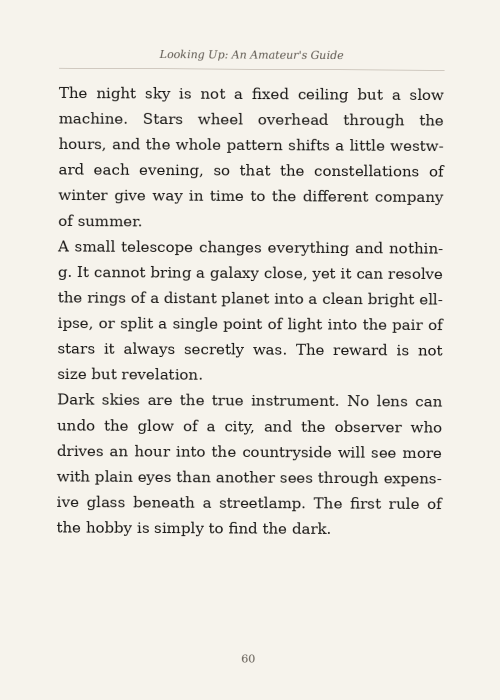
#> input picture evals/samples/astronomy-instruction-clean-60.png, 1000 x 1400 px, given in place of sailing-marker-clean.png, which was not available (shown at 1/2 size)
$ python augment_dataset.py
#> lines starting #> are read from the running program, lines starting #| are printed output that depends on the picture; pictures that were not available may be replaced by others from this repository, and a replacement may not be noted
#> (reads evals/samples/dataset.json from the repository)
#> in _augment_record, page is the input picture: PIL image 1000x1400 RGB; mean R, G, B 235.3, 232.3, 225.6
### evals/generate_dataset.py
#!/usr/bin/env python3
"""Generate a synthetic-realistic highlight-extraction dataset.

Renders book-like pages from ORIGINAL neutral prose (see ``passages.py``) with a
justified serif body, running header, and page number, then composites *actual*
visual highlights (translucent marker strokes, pen underlines, margin brackets)
over a known character span, and finally applies photo-realism degradations
(quad warp, rotation, brightness gradient, blur, noise, glare, low light).

Ground truth is known by construction: the full page text, the exact highlight
text, its character span, the page number, and category labels. Everything is
seeded per case, so regeneration is deterministic.
"""

from __future__ import annotations

import json
import math
import random
from dataclasses import dataclass, field
from pathlib import Path
from zlib import crc32

from PIL import Image, ImageChops, ImageDraw, ImageEnhance, ImageFilter, ImageFont

from evals.passages import PASSAGES, Passage

# --- Page geometry ---------------------------------------------------------
PAGE_W = 1000
PAGE_H = 1400
MARGIN_L = 115
MARGIN_R = 115
MARGIN_TOP = 170
TEXT_W = PAGE_W - MARGIN_L - MARGIN_R
PAPER = (246, 243, 236)
INK = (28, 26, 24)

FONT_REGULAR = "/usr/share/fonts/truetype/dejavu/DejaVuSerif.ttf"
FONT_ITALIC = "/usr/share/fonts/truetype/dejavu/DejaVuSerif-Italic.ttf"


@dataclass
class Word:
    """One logical word with its char span in full_text and rendered fragments.

    A hyphenated word has two fragment boxes on two lines but a single char span.
    """

    text: str
    start: int
    end: int
    para: int
    frags: list[tuple[float, float, float, float]] = field(default_factory=list)
    hyphenated: bool = False


# [180 lines left out: functions _build_text, _best_split, _layout_and_draw, render_page, _frag_boxes, composite_marker and 2 more, not called in this run]


# --- Photo-realism degradations -------------------------------------------
def _small_gradient(size: tuple[int, int], rng: random.Random, dark: float) -> Image.Image:
    """A low-res radial darkening mask upscaled to full size (cheap vignette/shadow)."""
    w, h = size
    sw, sh = 48, max(1, int(48 * h / w))
    cx, cy = rng.uniform(0.2, 0.8), rng.uniform(0.2, 0.8)
    data: list[int] = []
    for y in range(sh):
        for x in range(sw):
            dx, dy = (x / sw - cx), (y / sh - cy)
            d = math.hypot(dx, dy) / 1.15
            v = 1.0 - (1.0 - dark) * min(1.0, d)
            data.append(int(max(0, min(255, v * 255))))
    small = Image.new("L", (sw, sh))
    small.putdata(data)
    return small.resize(size, Image.Resampling.BILINEAR)


# [4 lines left out: function _brightness_gradient, not called in this run]


def _add_glare(img: Image.Image, rng: random.Random) -> Image.Image:
    overlay = Image.new("RGBA", img.size, (0, 0, 0, 0))
    d = ImageDraw.Draw(overlay)
    w, h = img.size
    cx, cy = rng.uniform(0.2, 0.8) * w, rng.uniform(0.12, 0.6) * h
    rx, ry = rng.uniform(0.14, 0.3) * w, rng.uniform(0.09, 0.19) * h
    d.ellipse(
        [cx - rx, cy - ry, cx + rx, cy + ry],
        fill=(255, 255, 246, rng.randint(55, 105)),
    )
    overlay = overlay.filter(ImageFilter.GaussianBlur(28))
    return Image.alpha_composite(img.convert("RGBA"), overlay).convert("RGB")


# [47 lines left out: functions _add_noise, _rotate, _warp_quad, degrade, not called in this run]


# --- Case specs ------------------------------------------------------------
@dataclass
class CaseSpec:
    id: str
    passage: str
    instruction: str
    modality: str  # marker | underline | instruction | none
    difficulty: str  # clean | warped | degraded
    density: str  # short | dense
    highlight: str | None = None  # verbatim phrase; None for instruction-only/negative
    edge_case: str | None = None
    is_negative: bool = False
    page_number: str | None = None
    add_bracket: bool = False
    hyphen_target: bool = False  # locate a hyphenated word and highlight around it


def _seed(case_id: str) -> int:
    return crc32(case_id.encode()) & 0xFFFFFFFF


# [10 lines left out: function _hyphen_span, not called in this run]


CASE_SPECS: list[CaseSpec] = []


# [404 lines left out: functions _register_core, _register_instruction_only, _register_dense, _register_edge, _register_negative, build_specs and 2 more, not called in this run]


# [2 lines that do not run on import are left out]

### evals/augment_dataset.py
#!/usr/bin/env python3
"""Additive phone-photo augmentation pass for the synthetic eval dataset.

The W1 generator (:mod:`evals.generate_dataset`) renders full-frame book pages
with composited highlights and light photo-realism degradation. Those 48 cases
are *clean-render flattery*: the page fills the frame, sits square, and is evenly
lit. Real phone photos are messier — the page sits on a desk with context around
it, tilted, keystoned by the camera angle, and lit unevenly with a colour cast.

This module takes the *already-rendered* parent page images and their known
ground truth and produces harder variants **without touching the text**:

1. Background compositing (wood desk / fabric / dark table / cluttered gradient),
   page occupying 70-95% of the frame, offset and rotated.
2. Rotation up to +/-15 deg with background fill.
3. Perspective / keystone stronger than the generator's quad warp.
4. Photometric: colour-temperature shift, uneven exposure, vignette, sensor
   noise, slight motion blur, and (on hard) a soft glare.

Graded easy / medium / hard. Everything is seeded from the augmented case id, so
regeneration is byte-deterministic. Ground truth (``full_text``, highlight text,
char span, page number, and every parent category label) is inherited verbatim:
the geometry and photometrics never move a glyph relative to the page, and the
page is never occluded (backgrounds sit *behind* it; photometrics are global and
translucent), so the parent's labels remain correct by construction.

Augmented cases are ADDITIVE (see decision D4): the 48 originals and their PNGs
are never regenerated. New cases get ids ``{parent_id}-aug-{level}`` plus a
``parent_id`` field and an ``augmentation:{level}`` category tag, while keeping
all the parent's other labels so rollups slice both ways.
"""

from __future__ import annotations

import json
import math
import random
from dataclasses import dataclass
from pathlib import Path
from zlib import crc32

import numpy as np
from PIL import Image, ImageDraw, ImageFilter

# Reuse the W1 photo-realism machinery rather than pull in opencv/Albumentations.
# (Noise is regenerated with a seeded numpy RNG instead of PIL's Image.effect_noise,
# which draws from an internal RNG that Python's `random.seed` can't control — so
# reusing it would break byte-for-byte determinism.)
from evals.generate_dataset import _add_glare, _small_gradient

# --- Frame geometry --------------------------------------------------------
# Parent pages render at 1000x1400. The frame is a bit larger and phone-ish so
# the page can occupy 70-95% of it with real background context around the edge.
FRAME_W = 1280
FRAME_H = 1600
FRAME = (FRAME_W, FRAME_H)
# The page's four corners are always kept at least this many px inside the frame,
# so no part of the page (hence no text) is ever clipped by the frame edge.
FRAME_MARGIN = 24

BACKGROUNDS = ("wood", "fabric", "dark", "cluttered")


def _gray_noise(size: tuple[int, int], sigma: float, seed: int) -> Image.Image:
    """A deterministic single-channel Gaussian-noise image (mean 128).

    Seeded via numpy so ``seed`` fully determines the pixels — unlike PIL's
    ``Image.effect_noise``, which is not controllable from ``random.seed``.
    """
    w, h = size
    gen = np.random.default_rng(seed)
    arr = np.clip(gen.normal(128.0, sigma, (h, w)), 0, 255).astype(np.uint8)
    return Image.fromarray(arr, "L")


def _add_noise(img: Image.Image, rng: random.Random, sigma: float) -> Image.Image:
    """Blend seeded grayscale sensor noise over ``img`` (11% opacity, like W1)."""
    noise = _gray_noise(img.size, sigma, rng.randint(0, 2**31 - 1))
    noise_rgb = Image.merge("RGB", (noise, noise, noise))
    return Image.blend(img.convert("RGB"), noise_rgb, alpha=0.11)


@dataclass(frozen=True)
class Level:
    """Augmentation parameter envelope for one difficulty grade."""

    occupancy: tuple[float, float]  # page's fitted fraction of the frame
    rotation_deg: float  # max abs rotation
    keystone: tuple[float, float]  # perspective edge-compression fraction
    jitter: float  # translation jitter as a fraction of frame size
    temp: float  # colour-temperature strength
    exposure: tuple[float, float]  # (min, max) multiplier across the gradient
    vignette: float  # darkest multiplier at the frame corners (1.0 = none)
    noise: tuple[float, float]  # sensor-noise sigma range
    motion: int  # motion-blur kernel length in px (0 = none)
    blur: float  # gaussian blur radius
    glare: bool  # add a soft specular glare


LEVELS: dict[str, Level] = {
    "easy": Level(
        occupancy=(0.85, 0.95),
        rotation_deg=5.0,
        keystone=(0.00, 0.04),
        jitter=0.03,
        temp=0.03,
        exposure=(0.92, 1.06),
        vignette=0.90,
        noise=(3.0, 6.0),
        motion=0,
        blur=0.0,
        glare=False,
    ),
    "medium": Level(
        occupancy=(0.78, 0.90),
        rotation_deg=10.0,
        keystone=(0.03, 0.09),
        jitter=0.05,
        temp=0.06,
        exposure=(0.82, 1.14),
        vignette=0.80,
        noise=(6.0, 10.0),
        motion=4,
        blur=0.5,
        glare=False,
    ),
    "hard": Level(
        occupancy=(0.70, 0.85),
        rotation_deg=15.0,
        keystone=(0.07, 0.15),
        jitter=0.07,
        temp=0.10,
        exposure=(0.72, 1.20),
        vignette=0.64,
        noise=(10.0, 16.0),
        motion=8,
        blur=1.0,
        glare=True,
    ),
}

# Representative parents: cover marker / underline / instruction / negative,
# clean + dense, plus the hyphenated / repeated-phrase / multi-sentence edges.
# All are clean-difficulty bases so the augmentation is the only degradation
# stacked on top (an honest measurement of augmentation-only effect).
PARENT_IDS: list[str] = [
    "sailing-marker-clean",  # marker / short
    "tides-marker-clean",  # marker / short
    "beekeeping-underline-clean",  # underline / short
    "gardening-instruction-clean-31",  # instruction-only
    "gardening-negative-clean",  # negative (modality:none)
    "printing-marker-clean-141-x",  # marker / dense
    "printing-underline-clean-140-x",  # underline / dense
    "cartography-hyphen-clean",  # edge:hyphenated
    "sailing-repeated-clean",  # edge:repeated-phrase
    "astronomy-multisentence-clean",  # edge:multi-sentence
]


def _seed(case_id: str) -> int:
    return crc32(case_id.encode()) & 0xFFFFFFFF


Corner = tuple[float, float]
Quad = tuple[Corner, Corner, Corner, Corner]


# --- Placement geometry ----------------------------------------------------
def _rotate_pt(x: float, y: float, cos: float, sin: float) -> Corner:
    return (x * cos - y * sin, x * sin + y * cos)


def page_placement(
    frame: tuple[int, int],
    page: tuple[int, int],
    level: Level,
    rng: random.Random,
) -> Quad:
    """Return the page's four destination corners inside the frame.

    Order is (TL, TR, BR, BL), matching the page source corners
    ``(0,0), (pw,0), (pw,ph), (0,ph)``. The page is scaled to a fraction of the
    frame, rotated, keystoned, and jittered — then a deterministic shrink-to-fit
    step guarantees all four corners land within ``FRAME_MARGIN`` of every edge,
    so the whole page (and its text) is always fully inside the frame.
    """
    fw, fh = frame
    pw, ph = page

    occ = rng.uniform(*level.occupancy)
    fit = occ * min(fw / pw, fh / ph)
    hw, hh = pw * fit / 2.0, ph * fit / 2.0

    # Local corners about the page centre, before perspective/rotation.
    local = [(-hw, -hh), (hw, -hh), (hw, hh), (-hw, hh)]

    # Keystone: compress one edge toward the centre to fake a camera tilt.
    k = rng.uniform(*level.keystone)
    edge = rng.choice(("top", "bottom", "left", "right"))
    if edge == "top":
        local[0] = (local[0][0] + k * hw, local[0][1])
        local[1] = (local[1][0] - k * hw, local[1][1])
    elif edge == "bottom":
        local[3] = (local[3][0] + k * hw, local[3][1])
        local[2] = (local[2][0] - k * hw, local[2][1])
    elif edge == "left":
        local[0] = (local[0][0], local[0][1] + k * hh)
        local[3] = (local[3][0], local[3][1] - k * hh)
    else:  # right
        local[1] = (local[1][0], local[1][1] + k * hh)
        local[2] = (local[2][0], local[2][1] - k * hh)

    # Rotation about the centre.
    theta = math.radians(rng.uniform(-level.rotation_deg, level.rotation_deg))
    cos, sin = math.cos(theta), math.sin(theta)
    rotated = [_rotate_pt(x, y, cos, sin) for x, y in local]

    # Translation: frame centre plus a jitter.
    cx = fw / 2.0 + rng.uniform(-level.jitter, level.jitter) * fw
    cy = fh / 2.0 + rng.uniform(-level.jitter, level.jitter) * fh
    corners = [(x + cx, y + cy) for x, y in rotated]

    corners = _fit_inside(corners, fw, fh, FRAME_MARGIN)
    tl, tr, br, bl = corners
    return (tl, tr, br, bl)


def _fit_inside(corners: list[Corner], fw: int, fh: int, margin: int) -> list[Corner]:
    """Scale toward the centroid (if needed) then translate so every corner sits
    within ``[margin, dim - margin]`` on both axes. Deterministic, no randomness."""
    xs = [c[0] for c in corners]
    ys = [c[1] for c in corners]
    bw, bh = max(xs) - min(xs), max(ys) - min(ys)
    avail_w, avail_h = fw - 2 * margin, fh - 2 * margin

    scale = min(1.0, avail_w / bw if bw > 0 else 1.0, avail_h / bh if bh > 0 else 1.0)
    if scale < 1.0:
        gx = sum(xs) / len(xs)
        gy = sum(ys) / len(ys)
        corners = [(gx + (x - gx) * scale, gy + (y - gy) * scale) for x, y in corners]
        xs = [c[0] for c in corners]
        ys = [c[1] for c in corners]

    dx = 0.0
    if min(xs) < margin:
        dx = margin - min(xs)
    elif max(xs) > fw - margin:
        dx = (fw - margin) - max(xs)
    dy = 0.0
    if min(ys) < margin:
        dy = margin - min(ys)
    elif max(ys) > fh - margin:
        dy = (fh - margin) - max(ys)
    return [(x + dx, y + dy) for x, y in corners]


def _perspective_coeffs(dst: Quad, src: Quad) -> list[float]:
    """8 PIL PERSPECTIVE coefficients mapping output ``dst`` corners back to input
    ``src`` corners (PIL samples input at ``coeffs`` applied to each output pixel)."""
    a = []
    b = []
    for (xd, yd), (xs, ys) in zip(dst, src, strict=True):
        a.append([xd, yd, 1, 0, 0, 0, -xs * xd, -xs * yd])
        a.append([0, 0, 0, xd, yd, 1, -ys * xd, -ys * yd])
        b.append(xs)
        b.append(ys)
    coeffs = np.linalg.solve(np.array(a, dtype=float), np.array(b, dtype=float))
    return coeffs.tolist()


# --- Procedural backgrounds ------------------------------------------------
def _linear_ramp(size: tuple[int, int], angle: float) -> np.ndarray:
    """A 0..1 linear gradient across ``angle`` radians, shape (h, w)."""
    w, h = size
    xs = np.linspace(-1.0, 1.0, w)
    ys = np.linspace(-1.0, 1.0, h)
    gx, gy = np.meshgrid(xs, ys)
    proj = gx * math.cos(angle) + gy * math.sin(angle)
    span = float(np.ptp(proj))
    return (proj - proj.min()) / (span or 1.0)


def _make_background(kind: str, size: tuple[int, int], rng: random.Random) -> Image.Image:
    """A procedurally generated RGB background frame."""
#> called with kind = 'dark', size = (1280, 1600)
    w, h = size
    seed = rng.randint(0, 2**31 - 1)
    if kind == "wood":
        base = np.array([rng.randint(120, 165), rng.randint(80, 110), rng.randint(45, 70)])
        ramp = _linear_ramp(size, rng.uniform(0, math.pi))[:, :, None]
        img = base[None, None, :] * (0.82 + 0.28 * ramp)
        # Vertical plank grain: stacked sinusoids along x.
        xs = np.arange(w)
        grain = np.zeros(w)
        for freq, amp in ((0.05, 10), (0.017, 16), (0.006, 22)):
            grain += amp * np.sin(freq * xs + rng.uniform(0, 6.28))
        img += grain[None, :, None]
    elif kind == "fabric":
        base = np.array([rng.randint(70, 150), rng.randint(70, 150), rng.randint(80, 160)])
        img = np.tile(base[None, None, :].astype(float), (h, w, 1))
        weave = np.arange(w)[None, :] % 8 + np.arange(h)[:, None] % 8
        img += (weave[:, :, None] - 7) * 2.2
    elif kind == "dark":
        base = np.array([rng.randint(28, 52), rng.randint(26, 48), rng.randint(24, 44)])
        ramp = _linear_ramp(size, rng.uniform(0, math.pi))[:, :, None]
        img = base[None, None, :] * (0.7 + 0.6 * ramp)
    else:  # cluttered gradient
        c0 = np.array([rng.randint(60, 200) for _ in range(3)])
        c1 = np.array([rng.randint(40, 180) for _ in range(3)])
        ramp = _linear_ramp(size, rng.uniform(0, 2 * math.pi))[:, :, None]
        img = c0[None, None, :] * (1 - ramp) + c1[None, None, :] * ramp

    rgb = Image.fromarray(np.clip(img, 0, 255).astype(np.uint8), "RGB")
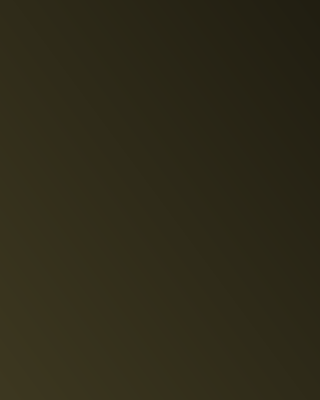
#> rgb: PIL image 1280x1600 RGB (shown at 1/4 size); mean R, G, B 46.5, 42.5, 24.5

    if kind == "cluttered":
        # A few soft out-of-focus "objects" around (never over) the page.
        draw = ImageDraw.Draw(rgb, "RGBA")
        blob_rng = random.Random(seed)
        for _ in range(blob_rng.randint(3, 6)):
            bx, by = blob_rng.uniform(0, w), blob_rng.uniform(0, h)
            r = blob_rng.uniform(60, 180)
            col = (*(blob_rng.randint(30, 220) for _ in range(3)), blob_rng.randint(40, 110))
            draw.ellipse([bx - r, by - r, bx + r, by + r], fill=col)
        rgb = rgb.filter(ImageFilter.GaussianBlur(rng.uniform(6, 14)))

    # A little grain so backgrounds never look plasticky.
    texture_sigma = {"wood": 6.0, "fabric": 10.0, "dark": 5.0, "cluttered": 4.0}[kind]
    noise = _gray_noise(size, texture_sigma, seed ^ 0x5EED)
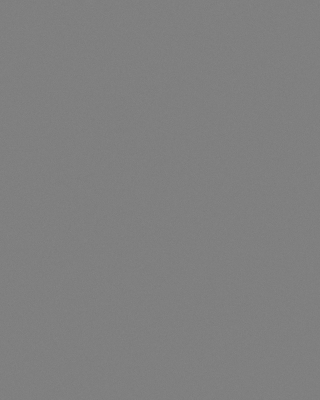
#> noise: PIL image 1280x1600 L (shown at 1/4 size); min 103, max 151, mean 127.5
    rgb = Image.blend(rgb, Image.merge("RGB", (noise, noise, noise)), alpha=0.06)
    if kind in ("wood", "fabric"):
        rgb = rgb.filter(ImageFilter.GaussianBlur(0.6))
    return rgb


# --- Photometric passes ----------------------------------------------------
def _color_temperature(img: Image.Image, rng: random.Random, amt: float) -> Image.Image:
    """Warm (boost R, cut B) or cool (the reverse) colour cast."""
    if amt <= 0:
        return img
    warm = rng.random() < 0.5
    a = amt if warm else -amt
    r, g, b = img.split()
    r = r.point(lambda v: min(255, int(v * (1 + a))))
    b = b.point(lambda v: min(255, int(v * (1 - a))))
    return Image.merge("RGB", (r, g, b))


def _uneven_exposure(img: Image.Image, rng: random.Random, lo: float, hi: float) -> Image.Image:
    """Multiply by a low-frequency linear brightness gradient (one side brighter)."""
    ramp = _linear_ramp(img.size, rng.uniform(0, 2 * math.pi))
    mask = lo + (hi - lo) * ramp
    arr = np.asarray(img, dtype=float) * mask[:, :, None]
    return Image.fromarray(np.clip(arr, 0, 255).astype(np.uint8), "RGB")


def _vignette(img: Image.Image, rng: random.Random, dark: float) -> Image.Image:
    """Radial corner darkening (reuses the W1 gradient mask)."""
    if dark >= 1.0:
        return img
    mask = _small_gradient(img.size, rng, dark)
    arr = np.asarray(img, dtype=float) * (np.asarray(mask, dtype=float) / 255.0)[:, :, None]
    return Image.fromarray(np.clip(arr, 0, 255).astype(np.uint8), "RGB")


def _motion_blur(img: Image.Image, rng: random.Random, length: int) -> Image.Image:
    """Directional blur by averaging a few translated copies along a random axis."""
    if length < 2:
        return img
    angle = rng.uniform(0, math.pi)
    dx, dy = math.cos(angle), math.sin(angle)
    arr = np.asarray(img, dtype=float)
    acc = np.zeros_like(arr)
    for i in range(length):
        off = i - (length - 1) / 2.0
        acc += np.roll(arr, (round(off * dy), round(off * dx)), axis=(0, 1))
    acc /= length
    return Image.fromarray(np.clip(acc, 0, 255).astype(np.uint8), "RGB")


# --- Full augmentation -----------------------------------------------------
def augment_image(
    page: Image.Image, level_name: str, seed: int, background: str | None = None
) -> Image.Image:
    """Composite ``page`` onto a background and apply the graded degradation stack.

    Deterministic in ``seed``: same seed (and inputs) -> same output pixels.
    """
    level = LEVELS[level_name]
    rng = random.Random(seed)

    page = page.convert("RGBA")
    kind = background or rng.choice(BACKGROUNDS)
    bg = _make_background(kind, FRAME, rng).convert("RGBA")

    src: Quad = ((0, 0), (page.width, 0), (page.width, page.height), (0, page.height))
    dst = page_placement(FRAME, page.size, level, rng)
    coeffs = _perspective_coeffs(dst, src)
    warped = page.transform(
        FRAME, Image.Transform.PERSPECTIVE, coeffs, Image.Resampling.BICUBIC, fillcolor=(0, 0, 0, 0)
    )
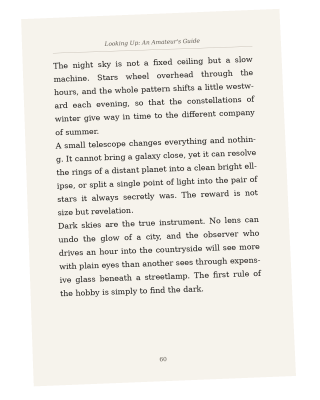
#> warped: PIL image 1280x1600 RGBA (shown at 1/4 size); mean R, G, B, A 175.9, 173.7, 168.7, 190.7; transparent parts drawn white
    frame = Image.alpha_composite(bg, warped).convert("RGB")
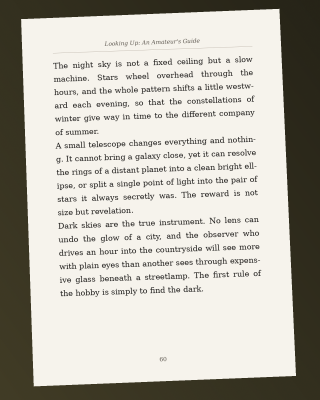
#> frame: PIL image 1280x1600 RGB (shown at 1/4 size); mean R, G, B 188.7, 185.5, 176.3

    # Photometrics, applied globally over the whole frame (never occluding text).
    frame = _color_temperature(frame, rng, level.temp)
#> in _color_temperature, `r, g, b = img.split()`:
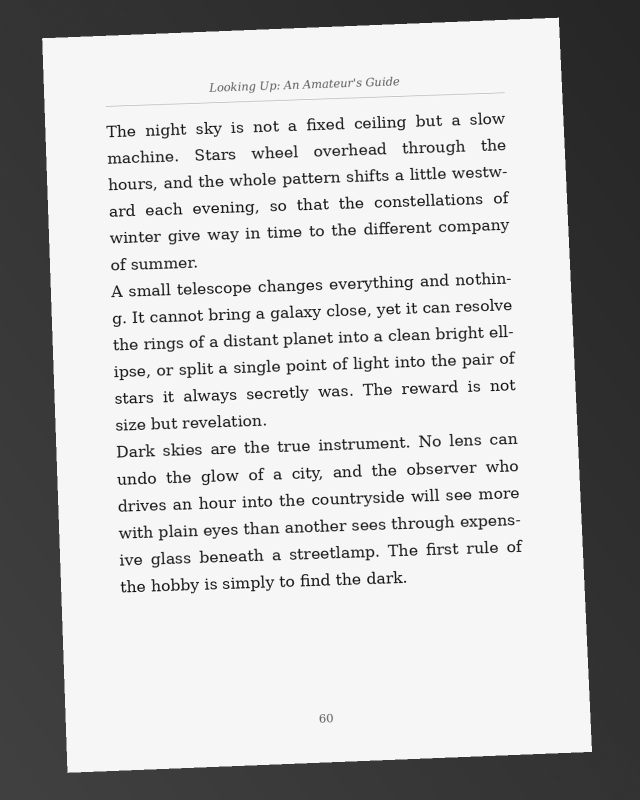
#> r: PIL image 1280x1600 L (shown at 1/2 size); min 0, max 255, mean 188.7
#> (the rest of the program and of its run is left out)
